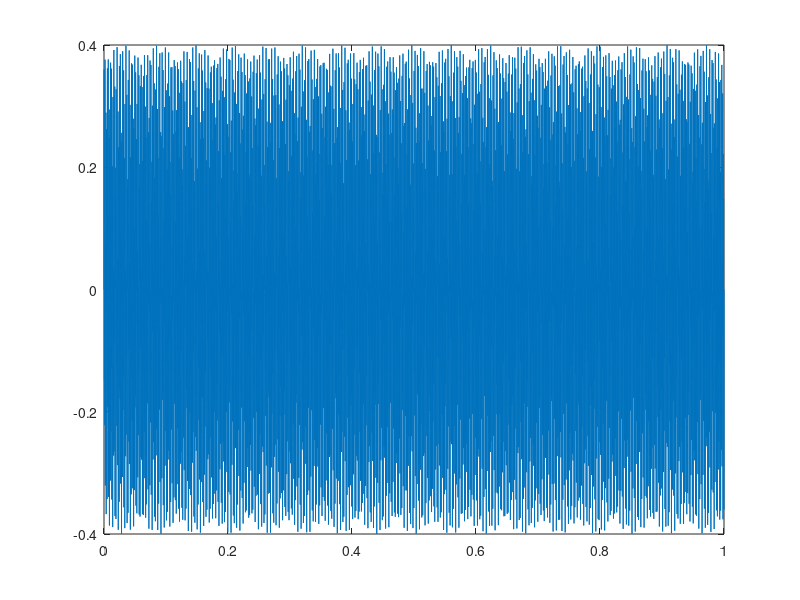
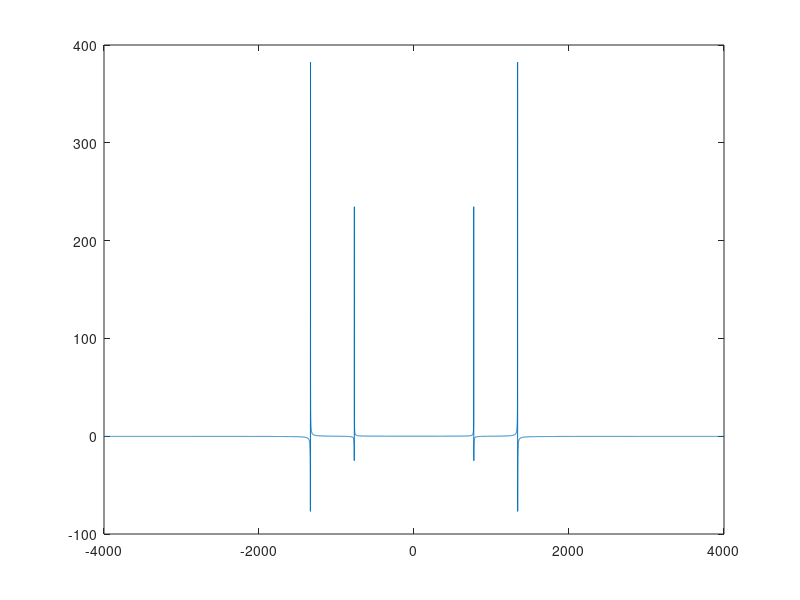

Reproduce these figures in MATLAB, in order.
%%
clc
clear all
%% user input
% The User Will enter the number of keys
N_keys = input('Number of pressed keys...\n');

% The user will enter the keys themselves
keys = input('Enter the keys..\n','s');


letters =        ['A' 'B' 'C' 'D' '#' '*'];
letters_numbers =[ 10  11  12  13  14  15];

frequencies_array = [   0       1209    1336    1477    1633 ; 
                        697     1       2       3       10   ;
                        770     4       5       6       11   ;
                        852     7       8       9       12   ;
                        941     15      0       14      13  ];
  


%% generating sound wave in time and frequency
sound_t = [];
for key_num = 1:1:length(keys)
    
   
   key =  keys(key_num);
   
   key_letter_idex = find(letters == key); 
   
  if  length(key_letter_idex > 0 ) % letter
      
      key_letter_number = letters_numbers(key_letter_idex);
      
      [row,col] = find(frequencies_array == key_letter_number);
    
  else % number 
      
      [row,col] = find(frequencies_array == str2num(key));
    
  end
  
% keys_frequencies = [keys_frequencies; frequencies_array(1,col) frequencies_array(row,1)];
  
% frequencies of any key
frequencies = [frequencies_array(1,col) frequencies_array(row,1)] ;

% generating time variable
sampling_freq = 8000;
time_start = 0;
time_end = 1;
t =linspace(time_start,time_end,(time_end - time_start)*sampling_freq);

% generating sine wave of a certain key
sine_generated_t = 0.2*( sin(2*pi*frequencies(1)*t) + sin(2*pi*frequencies(2)*t) );

sound_t = [sound_t sine_generated_t];

end

%% playing sound and plotting
% playing the sound
sound(sound_t,sampling_freq)

% ploting the soundsampling_freq = 8000;
time_start = 0;
time_end = length(keys);
t_new =linspace(time_start,time_end,(time_end - time_start)*sampling_freq);
figure;
plot(t_new,sound_t);

% Frequency domain of the sound
f = linspace(-sampling_freq/2, sampling_freq/2, length(t_new));
sound_f = fftshift(fft(sound_t));
figure;
plot(f, sound_f);

%% receiver








